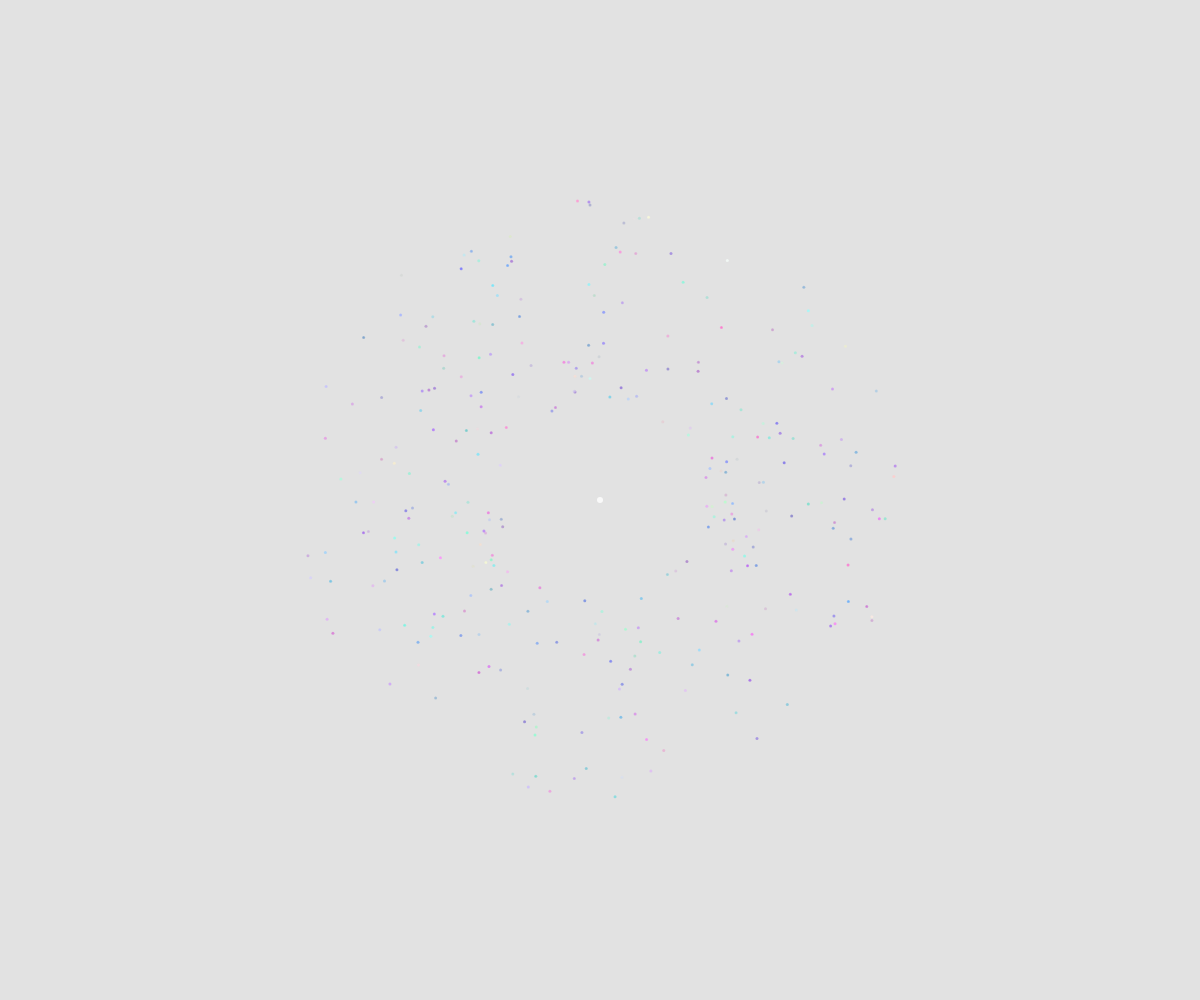
Frame 1 (no input)
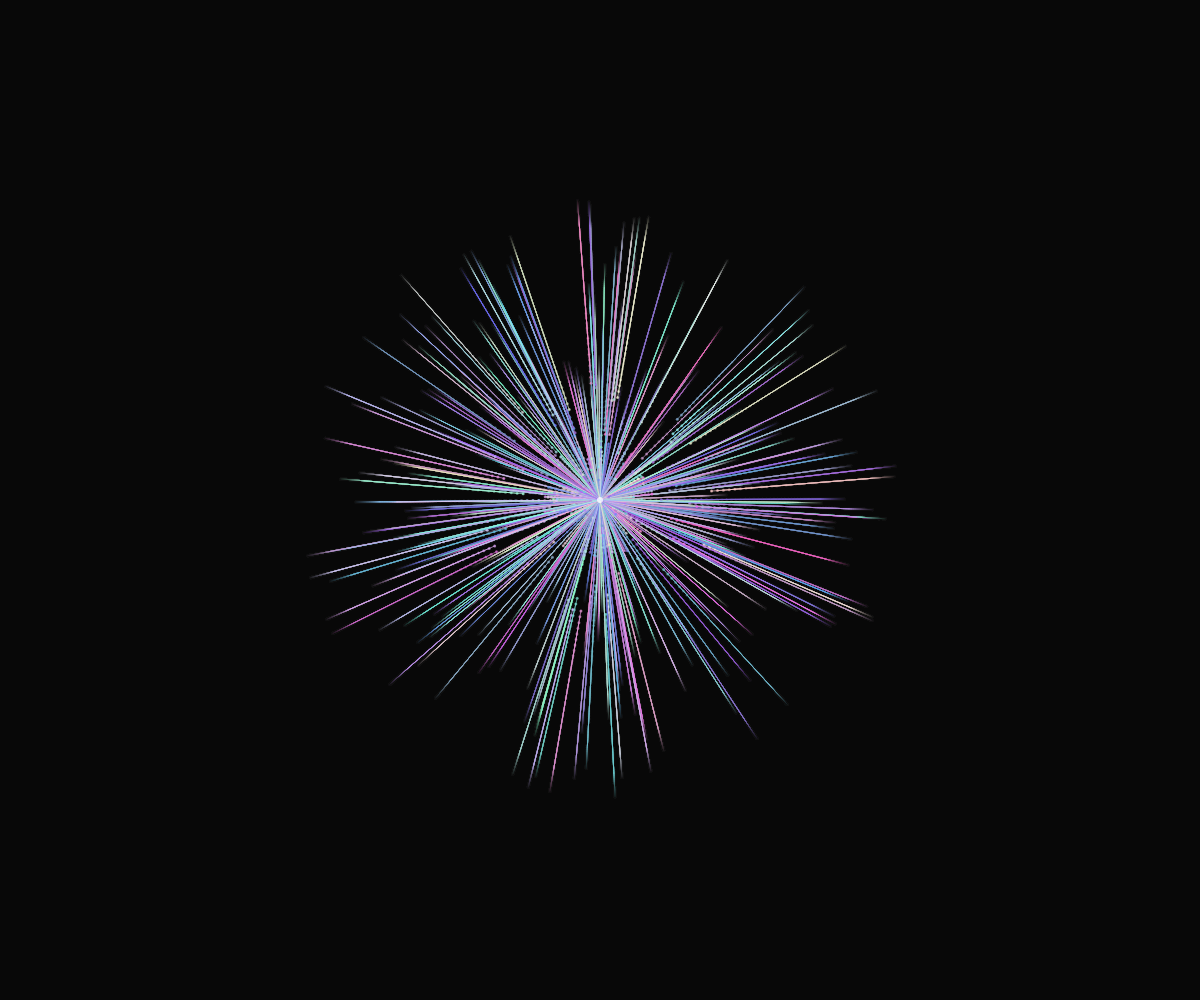
Frame 60 (no input)
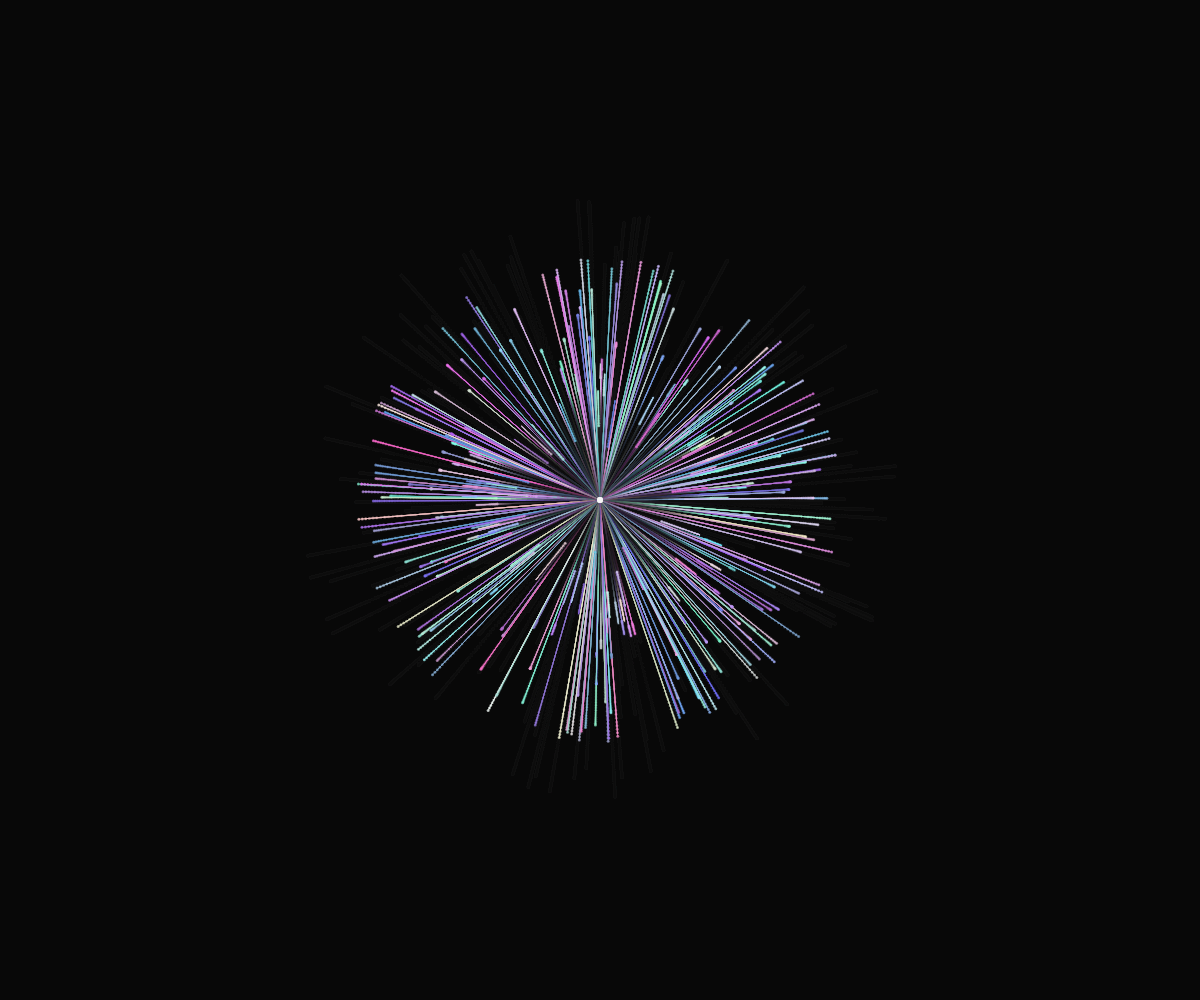
Frame 120 (the mouse pressed at the canvas centre since frame 60)

The p5.js sketch that drew these frames (run headless with seeded random() and noise() and a simulated clock; from frame 60 on, the mouse is pressed at the canvas centre):

// p5.js sketch
// ── sketch.js
let particles = [];
const numParticles = 300;
let center;
let forceMagnitude = 0.001;

function setup() {
  createCanvas(windowWidth, windowHeight);
  center = createVector(width / 2, height / 2);

  for (let i = 0; i < numParticles; i++) {
    const angle = random(TWO_PI);
    const radius = random(100, 300);
    const x = center.x + cos(angle) * radius;
    const y = center.y + sin(angle) * radius;

    particles.push({
      pos: createVector(x, y),
      vel: createVector(0, 0),
      acc: createVector(0, 0),
      color: color(random(100, 255), random(100, 255), random(200, 255), 180),
      trail: [],
      trailLength: 40,
      decay: []
    });
  }
}

function draw() {
  background(10, 30); // Dark background with slight fade for trails

  // Apply centripetal force to all particles
  for (let p of particles) {
    const dir = p5.Vector.sub(center, p.pos);
    const distance = dir.mag();
    
    if (distance > 0) {
      dir.normalize();
      dir.mult(forceMagnitude * 100);
      p.acc.add(dir);
    }

    // Update velocity and position
    p.vel.add(p.acc);
    p.pos.add(p.vel);

    // Add current position to trail
    p.trail.push(p.pos.copy());
    if (p.trail.length > p.trailLength) {
      p.trail.shift();
    }

    // Add decayed particles
    p.decay.push({
      pos: p.pos.copy(),
      color: color(red(p.color), green(p.color), blue(p.color), 200),
      size: random(0.5, 1.5),
      age: 0
    });

    if (p.decay.length > 20) {
      p.decay.shift();
    }

    // Reset acceleration
    p.acc.mult(0);
  }

  // Draw trails and particles
  for (let p of particles) {
    noFill();
    
    // Draw trail with fading opacity
    beginShape();
    for (let i = 0; i < p.trail.length; i++) {
      const pos = p.trail[i];
      const alpha = map(i, 0, p.trail.length, 0, 180);
      stroke(red(p.color), green(p.color), blue(p.color), alpha);
      vertex(pos.x, pos.y);
    }
    endShape();

    // Draw particle
    fill(p.color);
    noStroke();
    ellipse(p.pos.x, p.pos.y, 3, 3);

    // Draw decayed particles
    for (let d of p.decay) {
      d.age++;
      const alpha = map(d.age, 0, 20, 200, 0);
      fill(red(d.color), green(d.color), blue(d.color), alpha);
      noStroke();
      ellipse(d.pos.x, d.pos.y, d.size, d.size);
    }
  }

  // Draw central point
  fill(255, 200);
  noStroke();
  ellipse(center.x, center.y, 6, 6);
}

function windowResized() {
  resizeCanvas(windowWidth, windowHeight);
  center.set(width / 2, height / 2);
}
